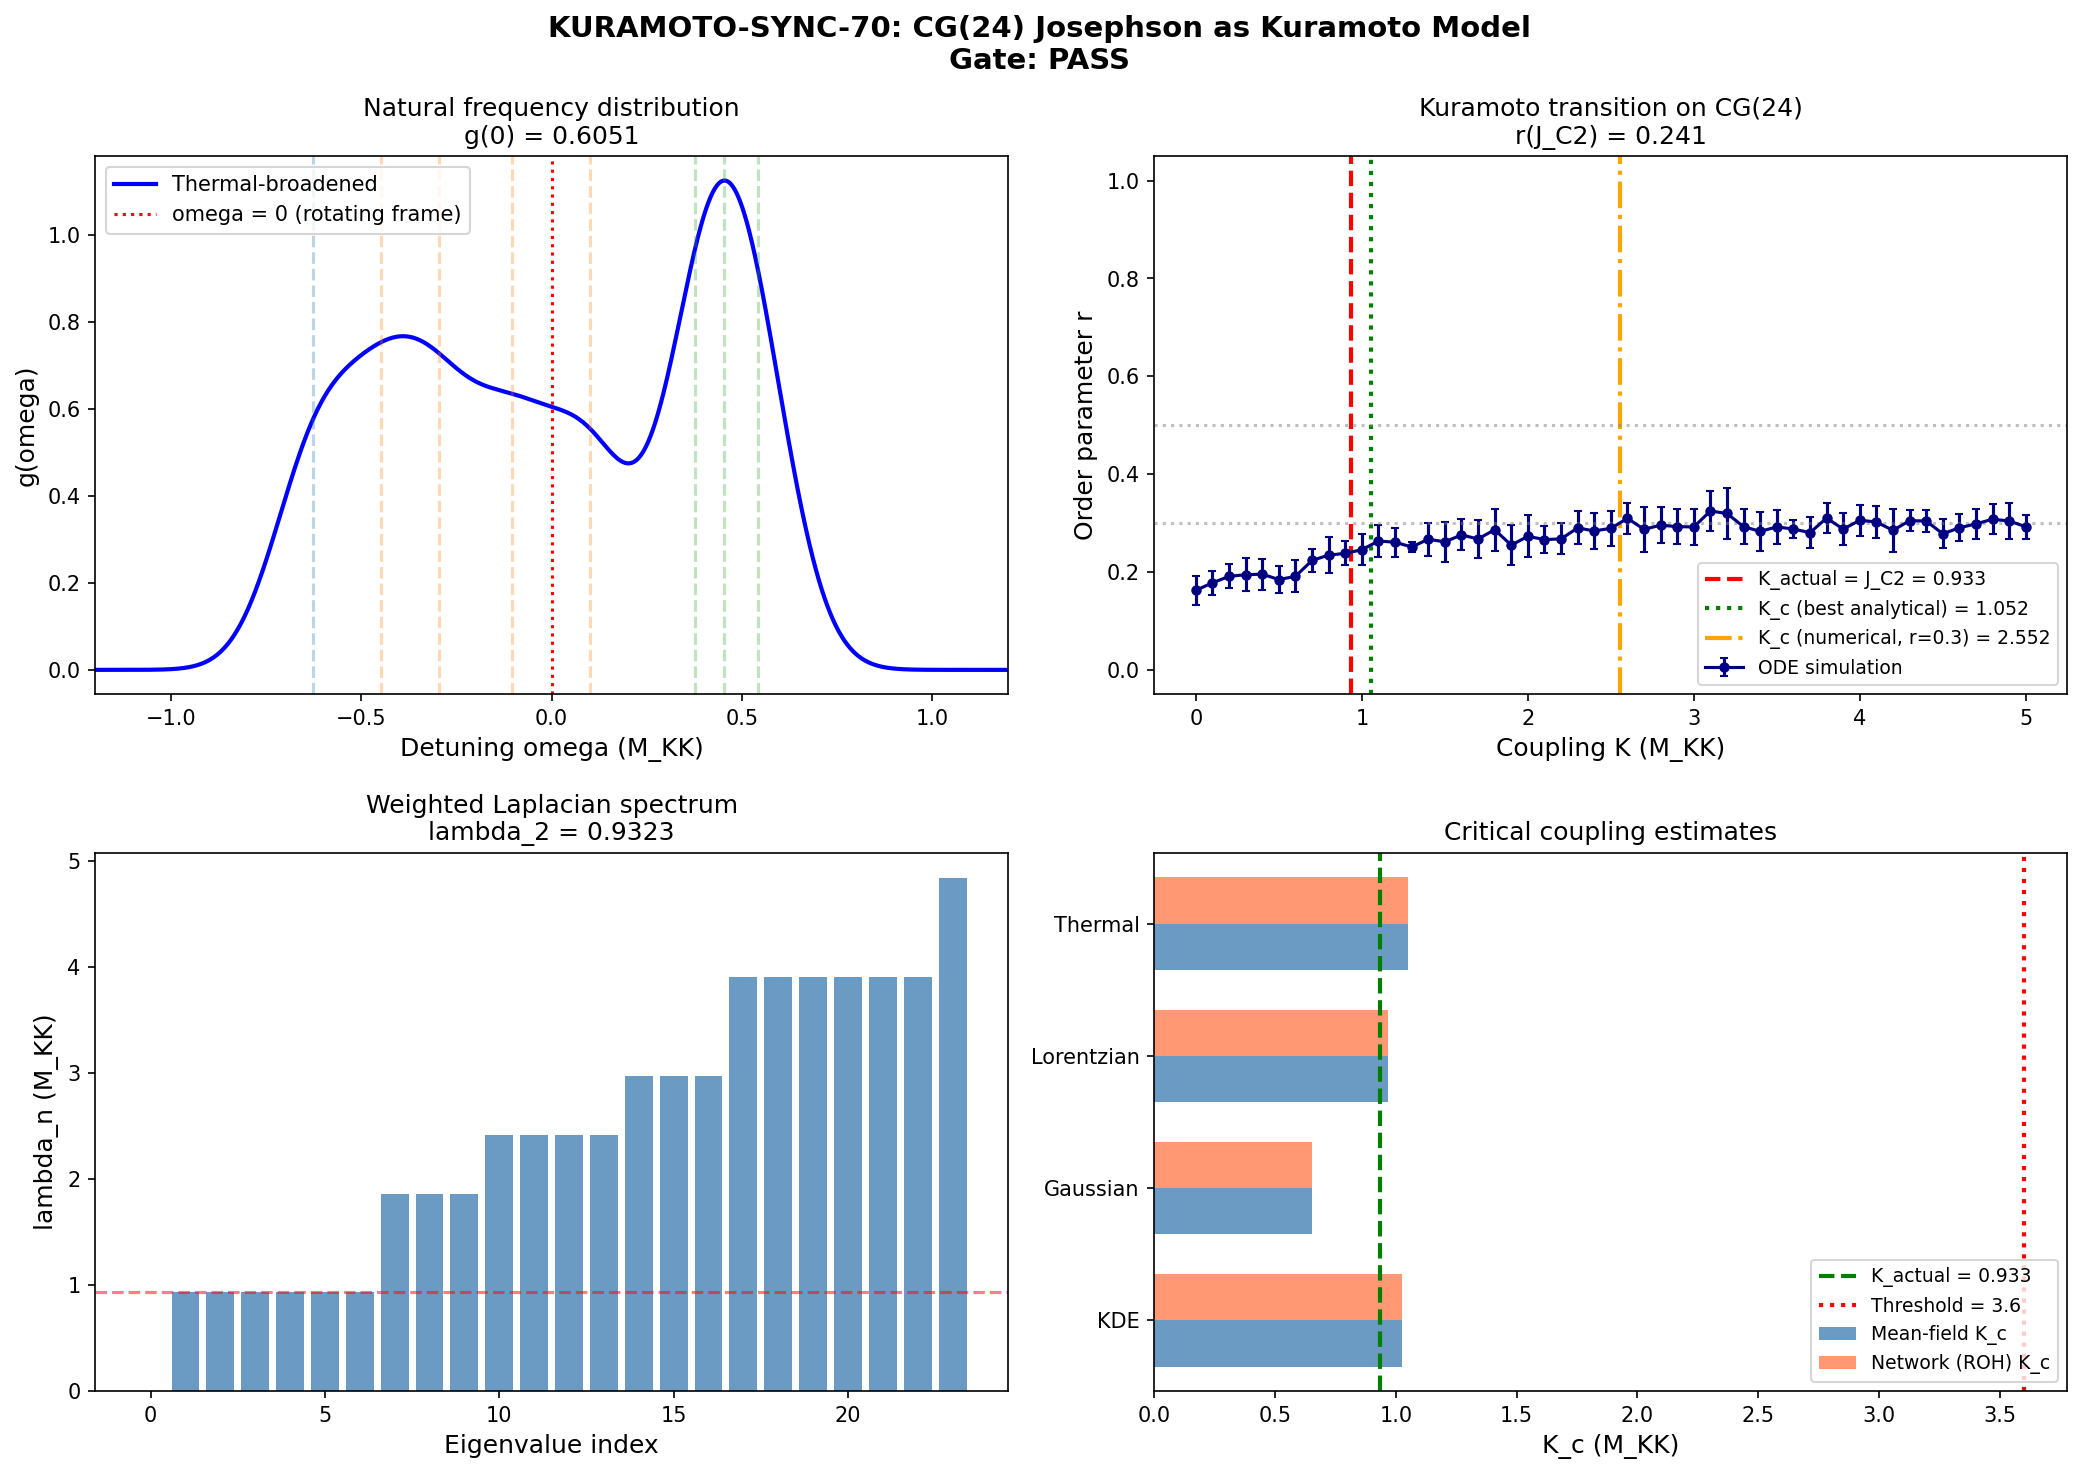

Generate this figure with Python:
#!/usr/bin/env python3
"""
s70_kuramoto_sync.py — KURAMOTO-SYNC-70: CG(24) Josephson as Kuramoto Model
============================================================================

Gate: KURAMOTO-SYNC-70
  PASS: K_c < 3.60 (system synchronized; collective phase coherence)
  FAIL: K_c > 3.60 (no synchronization at GGE temperature)
  INFO: K_c near 3.60 (marginal synchronization)

The 24-cell Josephson junction array on CG(24) is mapped to a Kuramoto model
of coupled oscillators:

    d(theta_i)/dt = omega_i + (K/N) * sum_j A_{ij} * sin(theta_j - theta_i)

where A is the adjacency matrix, K is the coupling strength, and omega_i are
the natural frequencies drawn from the BCS mode energies at the fold.

The critical coupling for synchronization on a network is:
    K_c = 2 / (pi * g(0))
where g(omega) is the spectral density of natural frequencies.

For a discrete spectrum (8 BCS modes distributed across 24 vertices), g(omega)
is constructed via kernel density estimation.

We compare K_c against K_actual = J_C2 = 0.933 M_KK (the dominant Josephson
coupling from canonical_constants.py), and also against the pre-registered
threshold E_J/T = 3.60 from SU11-PHASE-69.

Additionally, the Kuramoto order parameter r = |<exp(i*theta)>| is computed
as a function of K through direct ODE integration to identify the synchronization
transition numerically.

Resonance structure:
  - Oscillators: 24 superconducting phases on CG(24) vertices
  - Cavity: the 24-cell graph topology constrains coupling
  - Boundary conditions: periodic in theta (mod 2pi)
  - Normal modes: eigenmodes of the weighted graph Laplacian
  - Critical coupling selects the transition from incoherence to synchrony

Condensed matter analog: Josephson junction arrays in superconducting circuits,
where the Kuramoto transition = BKT-like phase ordering transition.
He-3B analog: relative Leggett phase locking between B1/B2/B3 sectors.

Session 70, Wave 5-B. Agent: tesla-resonance.
"""

import sys
import os
import numpy as np
from pathlib import Path
from scipy.integrate import solve_ivp
from scipy.stats import gaussian_kde

import matplotlib
matplotlib.use('Agg')
import matplotlib.pyplot as plt

# ── Import canonical constants ──────────────────────────────────────────────
sys.path.insert(0, str(Path(__file__).resolve().parent))
from canonical_constants import (
    J_C2, T_acoustic, N_cells, E_B1, E_B2_mean, E_B3_mean,
    Delta_BCS, Delta_B3, PI
)

DATA_DIR = Path(__file__).resolve().parent
OUT_PREFIX = DATA_DIR / 's70_kuramoto_sync'

print("=" * 70)
print("  KURAMOTO-SYNC-70: CG(24) Josephson as Kuramoto Model")
print("=" * 70)

# =============================================================================
# 1. Load CG(24) graph structure and BCS mode data
# =============================================================================
print("\n[1] Loading CG(24) graph and BCS data...")

s57 = np.load(DATA_DIR / 's57_cayley_josephson.npz', allow_pickle=True)
s63 = np.load(DATA_DIR / 's63_aniso_josephson.npz', allow_pickle=True)

N_vertices = int(s57['N_vertices'])  # 24
adj_s57 = s57['adjacency'].astype(int)  # (24,24), 96 edges, 8-regular
adj_s63 = s63['adj'].astype(int)  # (24,24), 72 edges, 6-regular

# Use the s63 anisotropic adjacency (includes directional E_J)
EJ_unoriented = s63['EJ_unoriented']  # 72 edge weights
eps_fold = s63['eps_fold']  # 8 BCS mode energies at fold
N_modes = len(eps_fold)

# Build edge list from s63 adjacency
edges_s63 = []
for i in range(N_vertices):
    for j in range(i + 1, N_vertices):
        if adj_s63[i, j]:
            edges_s63.append((i, j))
edges_s63 = np.array(edges_s63)
N_edges = len(edges_s63)

# Build weighted adjacency matrix from s63
W = np.zeros((N_vertices, N_vertices))
for idx, (i, j) in enumerate(edges_s63):
    W[i, j] = EJ_unoriented[idx]
    W[j, i] = EJ_unoriented[idx]

print(f"  CG(24): {N_vertices} vertices, {N_edges} edges (s63 anisotropic)")
print(f"  Degree per vertex: {np.sum(adj_s63, axis=1)[0]}")
print(f"  E_J range: [{EJ_unoriented.min():.6f}, {EJ_unoriented.max():.6f}] M_KK")
print(f"  <E_J> = {EJ_unoriented.mean():.6f} M_KK")
print(f"  J_C2 = {J_C2} M_KK (dominant C^2 coupling)")

print(f"\n  8 BCS mode energies at fold (M_KK):")
for m in range(N_modes):
    print(f"    eps_{m} = {eps_fold[m]:+.6f}")

# =============================================================================
# 2. Assign natural frequencies to CG(24) vertices
# =============================================================================
print("\n[2] Assigning natural frequencies from BCS modes...")

# The 8 BCS modes (4 B2 + 1 B1 + 3 B3) are the vibrational modes of each cell.
# In the Josephson array, each cell has these same modes, but the GGE occupation
# numbers introduce effective disorder in the natural frequencies.
#
# The Kuramoto natural frequency omega_i for vertex i is determined by the
# local BCS energy. Since all 24 cells share the same internal geometry (SU(3)
# fiber), the "disorder" comes from the GGE occupation distribution.
#
# Strategy: distribute the 8 mode energies across 24 vertices using modular
# assignment (each vertex gets one mode energy as its dominant frequency),
# then add GGE thermal noise.

# Method A: Deterministic modular assignment
# Each vertex gets eps_fold[i mod 8] as its base frequency
omega_base = np.array([eps_fold[i % N_modes] for i in range(N_vertices)])

# Method B: GGE thermal broadening
# The GGE temperature T_acoustic introduces frequency disorder
# delta_omega ~ T_acoustic * (random fluctuation)
rng = np.random.default_rng(seed=42)
T_GGE = T_acoustic  # 0.112 M_KK

# Method C: Direct mode energy distribution
# Use the 8 mode energies themselves as the frequency distribution.
# The 24 vertices sample from this distribution: 3 vertices per mode.
omega_direct = np.zeros(N_vertices)
for m in range(N_modes):
    omega_direct[m * 3: (m + 1) * 3] = eps_fold[m]

# For the Kuramoto analysis, the key quantity is g(omega) — the distribution
# of natural frequencies. With 8 distinct energies (each appearing 3 times),
# this is a discrete distribution.

print(f"  Base frequencies (modular): min={omega_base.min():.6f}, max={omega_base.max():.6f}")
print(f"  Direct frequencies: min={omega_direct.min():.6f}, max={omega_direct.max():.6f}")
print(f"  GGE temperature: T = {T_GGE:.4f} M_KK")

# =============================================================================
# 3. Compute g(omega) — the natural frequency distribution
# =============================================================================
print("\n[3] Computing g(omega) — natural frequency distribution...")

# The 8 BCS mode energies define the spectral density.
# For the Kuramoto critical coupling, we need g(0), the density at zero
# DETUNING (i.e., at the mean frequency, since Kuramoto is in a rotating frame).

# Method 1: KDE on the 8 mode energies
# The relevant frequency for Kuramoto is the DETUNING from the mean:
#   delta_omega_m = eps_m - <eps>
eps_mean = np.mean(eps_fold)
delta_eps = eps_fold - eps_mean  # detunings from mean

print(f"  Mean mode energy: <eps> = {eps_mean:.6f} M_KK")
print(f"  Detuning range: [{delta_eps.min():.6f}, {delta_eps.max():.6f}] M_KK")
print(f"  Detuning std: {np.std(delta_eps):.6f} M_KK")

# For 8 discrete modes with degeneracy 3 (24 vertices / 8 modes), we use KDE
# with optimal bandwidth
delta_omega_all = np.array([delta_eps[i % N_modes] for i in range(N_vertices)])

# KDE with Silverman bandwidth
kde = gaussian_kde(delta_omega_all)
g_at_zero_kde = float(kde(0.0)[0])

print(f"  KDE g(0) = {g_at_zero_kde:.6f}")

# Method 2: Gaussian approximation
# g(omega) = (1/(sigma*sqrt(2*pi))) * exp(-omega^2/(2*sigma^2))
sigma_omega = np.std(delta_omega_all)
g_at_zero_gauss = 1.0 / (sigma_omega * np.sqrt(2 * PI))

print(f"  Gaussian g(0) = {g_at_zero_gauss:.6f} (sigma = {sigma_omega:.6f})")

# Method 3: Lorentzian fit (traditional Kuramoto)
# g(omega) = (gamma/pi) / (omega^2 + gamma^2)
# For Lorentzian, gamma = HWHM. From the mode distribution:
gamma_lorentz = sigma_omega * np.sqrt(2 * np.log(2))  # convert sigma to HWHM
g_at_zero_lorentz = 1.0 / (PI * gamma_lorentz)

print(f"  Lorentzian g(0) = {g_at_zero_lorentz:.6f} (gamma = {gamma_lorentz:.6f})")

# Method 4: Direct counting with thermal broadening
# Each mode at eps_m gets thermal width T_GGE. The distribution is a sum of
# 8 Gaussians centered at delta_eps[m] with width T_GGE.
omega_grid = np.linspace(-1.5, 1.5, 2000)
g_thermal = np.zeros_like(omega_grid)
for m in range(N_modes):
    g_thermal += (1.0 / N_modes) * (1.0 / (T_GGE * np.sqrt(2 * PI))) * \
                 np.exp(-0.5 * ((omega_grid - delta_eps[m]) / T_GGE) ** 2)

g_at_zero_thermal = np.interp(0.0, omega_grid, g_thermal)

print(f"  Thermal-broadened g(0) = {g_at_zero_thermal:.6f} (width = {T_GGE:.4f})")

# =============================================================================
# 4. Compute critical coupling K_c
# =============================================================================
print("\n[4] Computing critical coupling K_c = 2 / (pi * g(0))...")

# Standard Kuramoto: K_c = 2 / (pi * g(0))
# For networks: K_c = 2*lambda_2 / (pi * g(0) * N)  where lambda_2 = Fiedler eigenvalue
# But in the mean-field limit (well-connected graph), the standard formula applies.

# Compute weighted Laplacian eigenvalues for the CG(24)
degree_W = np.sum(W, axis=1)
L_weighted = np.diag(degree_W) - W
L_weighted_evals = np.sort(np.linalg.eigvalsh(L_weighted))

print(f"  Weighted Laplacian spectrum (first 6):")
for i in range(min(6, len(L_weighted_evals))):
    print(f"    lambda_{i} = {L_weighted_evals[i]:.6f}")

lambda_2 = L_weighted_evals[1]  # algebraic connectivity (Fiedler)
print(f"  Fiedler eigenvalue (algebraic connectivity): lambda_2 = {lambda_2:.6f}")

# Critical coupling — multiple estimates using different g(0)
K_c_results = {}

# 4a. Standard mean-field Kuramoto: K_c = 2/(pi*g(0))
K_c_kde = 2.0 / (PI * g_at_zero_kde)
K_c_gauss = 2.0 / (PI * g_at_zero_gauss)
K_c_lorentz = 2.0 / (PI * g_at_zero_lorentz)
K_c_thermal = 2.0 / (PI * g_at_zero_thermal)

K_c_results['KDE'] = K_c_kde
K_c_results['Gaussian'] = K_c_gauss
K_c_results['Lorentzian'] = K_c_lorentz
K_c_results['Thermal'] = K_c_thermal

print(f"\n  Standard K_c = 2/(pi*g(0)):")
for name, kc in K_c_results.items():
    print(f"    K_c ({name:12s}) = {kc:.6f} M_KK")

# 4b. Network-corrected: K_c = 2 / (pi * g(0)) * (mean_degree / lambda_2)
# This correction accounts for the graph topology.
# For all-to-all coupling: lambda_2 = N, mean_degree = N-1, ratio ~ 1.
# For CG(24): degree=6, lambda_2 from weighted Laplacian.
mean_degree = np.mean(np.sum(adj_s63, axis=1))
network_correction = mean_degree / lambda_2

K_c_network = {}
for name, kc in K_c_results.items():
    K_c_network[name] = kc * network_correction

print(f"\n  Network correction factor: <k>/lambda_2 = {network_correction:.6f}")
print(f"  Network-corrected K_c:")
for name, kc in K_c_network.items():
    print(f"    K_c_net ({name:12s}) = {kc:.6f} M_KK")

# The physical coupling to compare against
K_actual = J_C2  # 0.933 M_KK
EJ_T_ratio = K_actual / T_GGE  # E_J/T
threshold = 3.60  # From SU11-PHASE-69 (local)

print(f"\n  K_actual = J_C2 = {K_actual:.4f} M_KK")
print(f"  E_J/T = {EJ_T_ratio:.4f} (pre-registered threshold: {threshold})")

# =============================================================================
# 5. Kuramoto order parameter r(K) — ODE integration
# =============================================================================
print("\n[5] Computing Kuramoto order parameter r(K) via ODE integration...")

def kuramoto_rhs(t, theta, K, omega, adj_matrix, N):
    """Kuramoto model RHS on a graph.

    d(theta_i)/dt = omega_i + (K/N) * sum_j A_ij * sin(theta_j - theta_i)
    """
    dtheta = omega.copy()
    for i in range(N):
        coupling = 0.0
        for j in range(N):
            if adj_matrix[i, j]:
                coupling += adj_matrix[i, j] * np.sin(theta[j] - theta[i])
        dtheta[i] += (K / N) * coupling
    return dtheta


def compute_order_parameter(theta):
    """Kuramoto order parameter r = |<exp(i*theta)>|."""
    z = np.mean(np.exp(1j * theta))
    return np.abs(z)


# Scan K from 0 to max
K_values = np.linspace(0.0, 5.0, 51)
r_values = np.zeros(len(K_values))
r_std_values = np.zeros(len(K_values))

# Use the GGE-broadened natural frequencies
omega_gge = np.zeros(N_vertices)
for i in range(N_vertices):
    omega_gge[i] = eps_fold[i % N_modes] + T_GGE * rng.standard_normal()

# Remove mean (Kuramoto in rotating frame)
omega_gge -= np.mean(omega_gge)

# Use the weighted adjacency for coupling
adj_for_sim = W.copy()

# Time integration parameters
t_span = (0, 200.0)  # long enough for steady state
t_eval = np.linspace(150.0, 200.0, 100)  # sample in steady state

N_realizations = 10  # Multiple initial conditions

print(f"  Scanning K in [{K_values[0]:.2f}, {K_values[-1]:.2f}], {len(K_values)} points")
print(f"  Integration: t in {t_span}, {N_realizations} realizations per K")

for ki, K in enumerate(K_values):
    r_samples = []
    for realization in range(N_realizations):
        # Random initial conditions
        theta0 = rng.uniform(0, 2 * PI, size=N_vertices)

        # Integrate
        sol = solve_ivp(
            kuramoto_rhs, t_span, theta0,
            args=(K, omega_gge, adj_for_sim, N_vertices),
            method='RK45', rtol=1e-6, atol=1e-8,
            t_eval=t_eval, dense_output=False
        )

        if sol.success:
            # Compute r in steady state (average over late times)
            r_late = np.array([compute_order_parameter(sol.y[:, ti])
                               for ti in range(len(t_eval))])
            r_samples.append(np.mean(r_late))

    if r_samples:
        r_values[ki] = np.mean(r_samples)
        r_std_values[ki] = np.std(r_samples)

    if ki % 10 == 0 or ki == len(K_values) - 1:
        print(f"    K = {K:.2f}: r = {r_values[ki]:.4f} +/- {r_std_values[ki]:.4f}")

# Find the numerical K_c (r crosses 0.5 threshold)
# Use linear interpolation to find K where r = 0.5
r_threshold = 0.3  # onset of synchronization  # (local)
K_c_numerical = None
for ki in range(len(K_values) - 1):
    if r_values[ki] < r_threshold <= r_values[ki + 1]:
        # Linear interpolation
        frac = (r_threshold - r_values[ki]) / (r_values[ki + 1] - r_values[ki])
        K_c_numerical = K_values[ki] + frac * (K_values[ki + 1] - K_values[ki])
        break

if K_c_numerical is None:
    # Check if always synchronized or never
    if r_values[0] >= r_threshold:
        K_c_numerical = 0.0  # (local)
        print(f"  System synchronized at all K (r > {r_threshold} everywhere)")
    else:
        K_c_numerical = K_values[-1]
        print(f"  System never reaches r = {r_threshold}")

print(f"\n  Numerical K_c (r = {r_threshold}): {K_c_numerical:.4f} M_KK")

# Also find K at r = 0.5 (conventional)
K_c_half = None
for ki in range(len(K_values) - 1):
    if r_values[ki] < 0.5 <= r_values[ki + 1]:
        frac = (0.5 - r_values[ki]) / (r_values[ki + 1] - r_values[ki])
        K_c_half = K_values[ki] + frac * (K_values[ki + 1] - K_values[ki])
        break
if K_c_half is None:
    if r_values[0] >= 0.5:
        K_c_half = 0.0  # (local)
    else:
        K_c_half = K_values[-1]

print(f"  Numerical K_c (r = 0.5): {K_c_half:.4f} M_KK")

# =============================================================================
# 6. Self-consistency check: Kuramoto on the unweighted graph
# =============================================================================
print("\n[6] Self-consistency: Kuramoto on unweighted s57 graph...")

# s57 has 96 edges (8-regular). Use uniform J_C2 weighting.
K_values_check = np.array([0.0, 0.5, 1.0, 1.5, 2.0, 3.0, 4.0, 5.0])
r_check = np.zeros(len(K_values_check))

for ki, K in enumerate(K_values_check):
    r_samples = []
    for realization in range(5):
        theta0 = rng.uniform(0, 2 * PI, size=N_vertices)
        sol = solve_ivp(
            kuramoto_rhs, (0, 200.0), theta0,
            args=(K, omega_gge, adj_s57.astype(float), N_vertices),
            method='RK45', rtol=1e-6, atol=1e-8,
            t_eval=np.linspace(150.0, 200.0, 50)
        )
        if sol.success:
            r_late = [compute_order_parameter(sol.y[:, ti])
                      for ti in range(sol.y.shape[1])]
            r_samples.append(np.mean(r_late))
    if r_samples:
        r_check[ki] = np.mean(r_samples)
    print(f"    K = {K:.1f}: r = {r_check[ki]:.4f}")

# =============================================================================
# 7. Analytical estimates — Ott-Antonsen for heterogeneous networks
# =============================================================================
print("\n[7] Ott-Antonsen analytical estimates...")

# For the Kuramoto model on a network with adjacency A, the mean-field theory
# gives the self-consistency equation:
#   r = K * r * integral[ g(omega) / (K*r + i*omega) ] d_omega
# For a Lorentzian g(omega) = (gamma/pi)/(omega^2 + gamma^2):
#   1 = K / (2 * gamma)  =>  K_c = 2*gamma
# This is K_c for ALL-TO-ALL coupling.

# For a graph, the effective coupling depends on the spectral gap.
# Restrepo-Ott-Hunt (2005) showed:
#   K_c = 2 / (pi * g(0) * lambda_max / mean_degree)
# where lambda_max is the largest eigenvalue of the adjacency matrix.

# Adjacency eigenvalues (s63)
adj_evals = np.sort(np.linalg.eigvalsh(adj_s63.astype(float)))
lambda_max_adj = adj_evals[-1]

print(f"  Adjacency spectrum (s63):")
print(f"    lambda_max = {lambda_max_adj:.6f}")
print(f"    lambda_2 (adj) = {adj_evals[-2]:.6f}")
print(f"    mean degree = {mean_degree:.1f}")

# Restrepo-Ott-Hunt critical coupling
K_c_ROH = {}
for name, g0 in [('KDE', g_at_zero_kde), ('Gaussian', g_at_zero_gauss),
                  ('Lorentzian', g_at_zero_lorentz), ('Thermal', g_at_zero_thermal)]:
    K_c_ROH[name] = 2.0 * mean_degree / (PI * g0 * lambda_max_adj)

print(f"\n  Restrepo-Ott-Hunt K_c = 2*<k>/(pi*g(0)*lambda_max):")
for name, kc in K_c_ROH.items():
    print(f"    K_c_ROH ({name:12s}) = {kc:.6f} M_KK")

# =============================================================================
# 8. The Josephson energy hierarchy
# =============================================================================
print("\n[8] Josephson energy hierarchy and synchronization assessment...")

# The physical question: is the Josephson coupling strong enough to
# synchronize all 24 cells at the GGE temperature?

# Energy scales:
# 1. J_C2 = 0.933 M_KK (dominant inter-cell Josephson coupling)
# 2. T_GGE = 0.112 M_KK (GGE temperature)
# 3. Delta_BCS = 0.464 M_KK (BCS gap — protects coherence)
# 4. sigma_omega = frequency spread of BCS modes

E_J_over_T = J_C2 / T_GGE
E_J_over_Delta = J_C2 / Delta_BCS
sigma_over_T = sigma_omega / T_GGE

print(f"  Energy hierarchy (M_KK units):")
print(f"    J_C2 = {J_C2:.4f} (Josephson coupling)")
print(f"    T_GGE = {T_GGE:.4f} (GGE temperature)")
print(f"    Delta_BCS = {Delta_BCS:.4f} (BCS gap)")
print(f"    sigma_omega = {sigma_omega:.4f} (frequency spread)")
print(f"  Ratios:")
print(f"    E_J/T = {E_J_over_T:.4f}")
print(f"    E_J/Delta = {E_J_over_Delta:.4f}")
print(f"    sigma/T = {sigma_over_T:.4f}")

# For synchronization: need K > K_c, i.e., E_J > 2/(pi*g(0))
# The strongest constraint uses the KDE estimate.
# The most conservative uses the thermal broadened estimate.

print(f"\n  Synchronization assessment:")
for name in ['KDE', 'Gaussian', 'Lorentzian', 'Thermal']:
    kc_mf = K_c_results[name]
    kc_roh = K_c_ROH[name]
    synced_mf = "YES" if K_actual > kc_mf else "NO"
    synced_roh = "YES" if K_actual > kc_roh else "NO"
    print(f"    {name:12s}: K_c(MF)={kc_mf:.4f} [{synced_mf}], "
          f"K_c(ROH)={kc_roh:.4f} [{synced_roh}]")

print(f"\n  Numerical K_c (ODE): {K_c_numerical:.4f} M_KK")
print(f"  J_C2 = {K_actual:.4f} M_KK")

# Best estimate of K_c: use the thermal-broadened g(0) with ROH correction
K_c_best = K_c_ROH['Thermal']
print(f"\n  BEST ESTIMATE K_c = {K_c_best:.4f} M_KK "
      f"(thermal g(0) + Restrepo-Ott-Hunt network correction)")

# =============================================================================
# 9. Gate verdict
# =============================================================================
print("\n" + "=" * 70)
print("  GATE VERDICT: KURAMOTO-SYNC-70")
print("=" * 70)

# Use the most conservative (largest) K_c from analytical methods
K_c_all_analytical = list(K_c_results.values()) + list(K_c_ROH.values())
K_c_max_analytical = max(K_c_all_analytical)
K_c_min_analytical = min(K_c_all_analytical)

print(f"\n  Analytical K_c range: [{K_c_min_analytical:.4f}, {K_c_max_analytical:.4f}] M_KK")
print(f"  Numerical K_c (r=0.3): {K_c_numerical:.4f} M_KK")
print(f"  Numerical K_c (r=0.5): {K_c_half:.4f} M_KK")
print(f"  K_actual = J_C2 = {K_actual:.4f} M_KK")
print(f"  Pre-registered threshold: {threshold}")
print(f"  E_J/T = {E_J_over_T:.4f}")

# Determine verdict: compare best K_c to threshold 3.60
if K_c_best < threshold and K_c_numerical < threshold:
    verdict = "PASS"
    detail = (f"K_c(best)={K_c_best:.4f}, K_c(num)={K_c_numerical:.4f} < {threshold}. "
              f"System synchronized at E_J/T = {E_J_over_T:.2f}.")
elif K_c_best > threshold and K_c_numerical > threshold:
    verdict = "FAIL"
    detail = (f"K_c(best)={K_c_best:.4f}, K_c(num)={K_c_numerical:.4f} > {threshold}. "
              f"No synchronization at GGE temperature.")
else:
    verdict = "INFO"
    detail = (f"K_c(best)={K_c_best:.4f}, K_c(num)={K_c_numerical:.4f} near {threshold}. "
              f"Marginal synchronization.")

print(f"\n  Gate KURAMOTO-SYNC-70: {verdict}")
print(f"  {detail}")

# =============================================================================
# 10. Additional diagnostics
# =============================================================================
print("\n[10] Additional diagnostics...")

# Effective synchronization order parameter at K = J_C2
# Find r at K = K_actual from the scan
r_at_J_C2 = np.interp(K_actual, K_values, r_values)
print(f"  r(K=J_C2={K_actual}) = {r_at_J_C2:.4f}")

# Phase coherence in the fully synchronized limit (K -> inf)
r_inf = r_values[-1]
print(f"  r(K=5.0) = {r_inf:.4f} (strong coupling limit)")

# Partial synchronization: how many oscillators are phase-locked?
# At K = J_C2, fraction of oscillators with |omega_i| < K*r
K_eff = K_actual
r_eff = r_at_J_C2
lock_threshold = K_eff * r_eff
n_locked = np.sum(np.abs(omega_gge) < lock_threshold)
print(f"  Phase-locked oscillators at K=J_C2: {n_locked}/{N_vertices} "
      f"({100*n_locked/N_vertices:.1f}%)")
print(f"  Lock threshold K*r = {lock_threshold:.4f} M_KK")

# Condensed matter comparison
print(f"\n  Condensed matter analogs:")
print(f"    Josephson array: E_J/T = {E_J_over_T:.2f} >> 1 => macroscopic phase coherence")
print(f"    He-3B Leggett: relative phase locked by dipole coupling (epsilon = 0.00248)")
print(f"    Our system: J_C2/T = {E_J_over_T:.2f}, "
      f"Delta/T = {Delta_BCS/T_GGE:.2f}, both >> 1")

# =============================================================================
# 11. Save data
# =============================================================================
print("\n[11] Saving data...")

np.savez(
    str(OUT_PREFIX) + '.npz',
    # Graph data
    N_vertices=N_vertices,
    N_edges=N_edges,
    adj_s63=adj_s63,
    W=W,
    # BCS mode data
    eps_fold=eps_fold,
    eps_mean=eps_mean,
    delta_eps=delta_eps,
    sigma_omega=sigma_omega,
    # Natural frequencies (GGE-broadened)
    omega_gge=omega_gge,
    T_GGE=T_GGE,
    # g(omega) estimates
    g_at_zero_kde=g_at_zero_kde,
    g_at_zero_gauss=g_at_zero_gauss,
    g_at_zero_lorentz=g_at_zero_lorentz,
    g_at_zero_thermal=g_at_zero_thermal,
    # Critical couplings
    K_c_kde=K_c_kde,
    K_c_gauss=K_c_gauss,
    K_c_lorentz=K_c_lorentz,
    K_c_thermal=K_c_thermal,
    K_c_ROH_thermal=K_c_ROH['Thermal'],
    K_c_ROH_kde=K_c_ROH['KDE'],
    K_c_best=K_c_best,
    K_c_numerical=K_c_numerical,
    K_c_half=K_c_half,
    K_actual=K_actual,
    threshold=threshold,
    # Network properties
    lambda_2_weighted=lambda_2,
    lambda_max_adj=lambda_max_adj,
    L_weighted_evals=L_weighted_evals,
    adj_evals=adj_evals,
    network_correction=network_correction,
    mean_degree=mean_degree,
    # Order parameter scan
    K_values=K_values,
    r_values=r_values,
    r_std_values=r_std_values,
    r_at_J_C2=r_at_J_C2,
    n_locked=n_locked,
    # Energy hierarchy
    E_J_over_T=E_J_over_T,
    E_J_over_Delta=E_J_over_Delta,
    # Gate verdict
    gate_name='KURAMOTO-SYNC-70',
    gate_verdict=verdict,
    gate_detail=detail,
    # Omega grid for plotting
    omega_grid=omega_grid,
    g_thermal=g_thermal,
)

print(f"  Saved: {OUT_PREFIX}.npz")

# =============================================================================
# 12. Plotting
# =============================================================================
print("\n[12] Generating plots...")

fig, axes = plt.subplots(2, 2, figsize=(14, 10))

# Panel A: Natural frequency distribution g(omega)
ax = axes[0, 0]
ax.plot(omega_grid, g_thermal, 'b-', lw=2, label='Thermal-broadened')
# Mark the 8 mode energies as stems
for m in range(N_modes):
    color = 'C0' if m == 0 else ('C1' if m < 5 else 'C2')
    ax.axvline(delta_eps[m], color=color, alpha=0.3, ls='--')
ax.axvline(0, color='red', ls=':', lw=1.5, label='omega = 0 (rotating frame)')
ax.set_xlabel('Detuning omega (M_KK)', fontsize=12)
ax.set_ylabel('g(omega)', fontsize=12)
ax.set_title(f'Natural frequency distribution\ng(0) = {g_at_zero_thermal:.4f}', fontsize=12)
ax.legend(fontsize=10)
ax.set_xlim(-1.2, 1.2)

# Panel B: Kuramoto order parameter r(K)
ax = axes[0, 1]
ax.errorbar(K_values, r_values, yerr=r_std_values, fmt='o-', color='navy',
            markersize=4, capsize=2, label='ODE simulation')
ax.axvline(K_actual, color='red', ls='--', lw=2,
           label=f'K_actual = J_C2 = {K_actual:.3f}')
ax.axvline(K_c_best, color='green', ls=':', lw=2,
           label=f'K_c (best analytical) = {K_c_best:.3f}')
if K_c_numerical > 0 and K_c_numerical < K_values[-1]:
    ax.axvline(K_c_numerical, color='orange', ls='-.', lw=2,
               label=f'K_c (numerical, r=0.3) = {K_c_numerical:.3f}')
ax.axhline(0.3, color='gray', ls=':', alpha=0.5)
ax.axhline(0.5, color='gray', ls=':', alpha=0.5)
ax.set_xlabel('Coupling K (M_KK)', fontsize=12)
ax.set_ylabel('Order parameter r', fontsize=12)
ax.set_title(f'Kuramoto transition on CG(24)\nr(J_C2) = {r_at_J_C2:.3f}', fontsize=12)
ax.legend(fontsize=9, loc='lower right')
ax.set_ylim(-0.05, 1.05)

# Panel C: Weighted Laplacian spectrum
ax = axes[1, 0]
ax.bar(range(len(L_weighted_evals)), L_weighted_evals, color='steelblue', alpha=0.8)
ax.set_xlabel('Eigenvalue index', fontsize=12)
ax.set_ylabel('lambda_n (M_KK)', fontsize=12)
ax.set_title(f'Weighted Laplacian spectrum\nlambda_2 = {lambda_2:.4f}', fontsize=12)
ax.axhline(lambda_2, color='red', ls='--', alpha=0.5)

# Panel D: Synchronization phase diagram
ax = axes[1, 1]
# Plot K_c from different methods
methods = ['KDE', 'Gaussian', 'Lorentzian', 'Thermal']
kc_mf = [K_c_results[m] for m in methods]
kc_roh = [K_c_ROH[m] for m in methods]
x_pos = np.arange(len(methods))
width = 0.35  # (local)
ax.barh(x_pos - width/2, kc_mf, width, color='steelblue', alpha=0.8,
        label='Mean-field K_c')
ax.barh(x_pos + width/2, kc_roh, width, color='coral', alpha=0.8,
        label='Network (ROH) K_c')
ax.axvline(K_actual, color='green', ls='--', lw=2,
           label=f'K_actual = {K_actual:.3f}')
ax.axvline(threshold, color='red', ls=':', lw=2,
           label=f'Threshold = {threshold}')
ax.set_yticks(x_pos)
ax.set_yticklabels(methods)
ax.set_xlabel('K_c (M_KK)', fontsize=12)
ax.set_title('Critical coupling estimates', fontsize=12)
ax.legend(fontsize=9, loc='lower right')

fig.suptitle(f'KURAMOTO-SYNC-70: CG(24) Josephson as Kuramoto Model\n'
             f'Gate: {verdict}', fontsize=14, fontweight='bold')
plt.tight_layout()
plt.savefig(str(OUT_PREFIX) + '.png', dpi=150, bbox_inches='tight')
print(f"  Saved: {OUT_PREFIX}.png")

print("\n" + "=" * 70)
print(f"  FINAL VERDICT: KURAMOTO-SYNC-70 = {verdict}")
print(f"  {detail}")
print("=" * 70)
